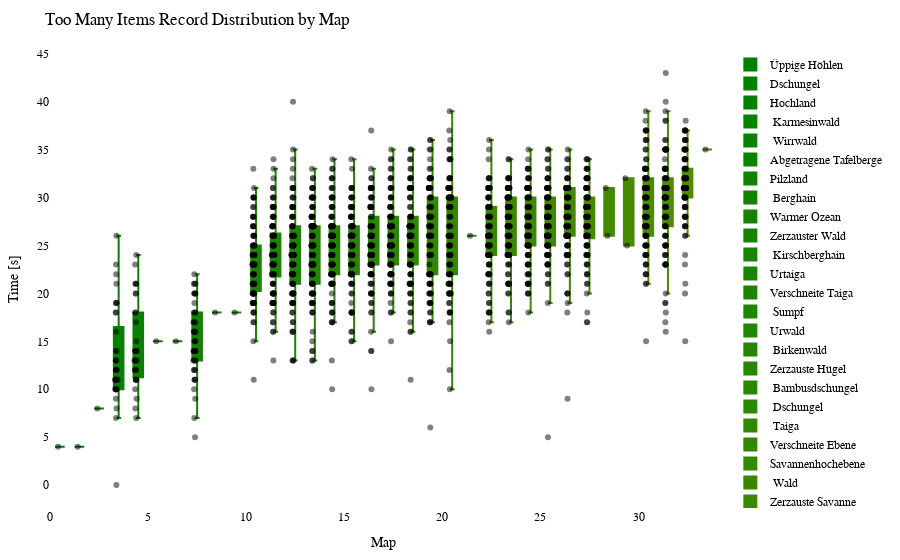

Notebook code for this chart:
### Code cell
import plotly.graph_objects as go
import plotly.io as pio

df = getRecordsDataframe(minigame="Sammelwahn")

# sort df columns by mean value 
df = df.reindex(df.mean().sort_values().index, axis=1)

# drop sum column
df = df.drop(columns=["Sum"])

# remove "Punkte" from all columns
df.columns = df.columns.str.replace('Punkte', '')

cmap = LinearSegmentedColormap.from_list("green_orange", ["green", "orange"])
colors = [to_hex(cmap(i / (num_columns - 1))) for i in range(num_columns)]

# Calculate the offset for centering the data points
num_columns = len(df.columns)
offset = 0.5

# Create a Swarm plot using Plotly
fig = go.Figure()

for i, (column, color) in enumerate(zip(df.columns, colors)):
    x_values = [i + offset] * len(df[column])  # Adjust x-values with offset for horizontal centering
    fig.add_trace(go.Box(x=x_values,
                         y=df[column],
                         name=column,
                         boxpoints='all',
                         pointpos=-0.5,  # Adjust point position to prevent overlapping
                         marker=dict(color='rgba(0,0,0,0.5)', size=6),  # Adjust marker color and size
                         line=dict(color=color),
                         fillcolor=color,
                         hovertext=df_to_html.index,
                         hoverinfo='name+text+y',
                         showlegend=True))

fig.update_layout(title="Too Many Items Record Distribution by Map",
                  xaxis=dict(title="Map"),
                  yaxis=dict(title="Time [s]"),
                  showlegend=True,
                  font=dict(family="Arial", size=12, color="black"),  # Customize font
                  plot_bgcolor="white",  # Set background color
                  margin=dict(l=50, r=50, t=50, b=50),  # Adjust margins for better layout
                  )

pio.show(fig)

pio.write_html(fig, "out/sammel_swarm_plot.html")
